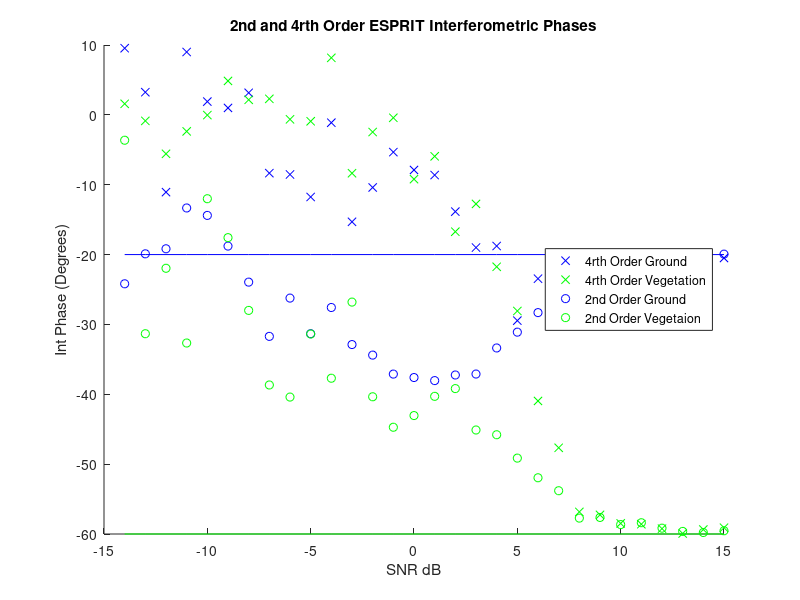
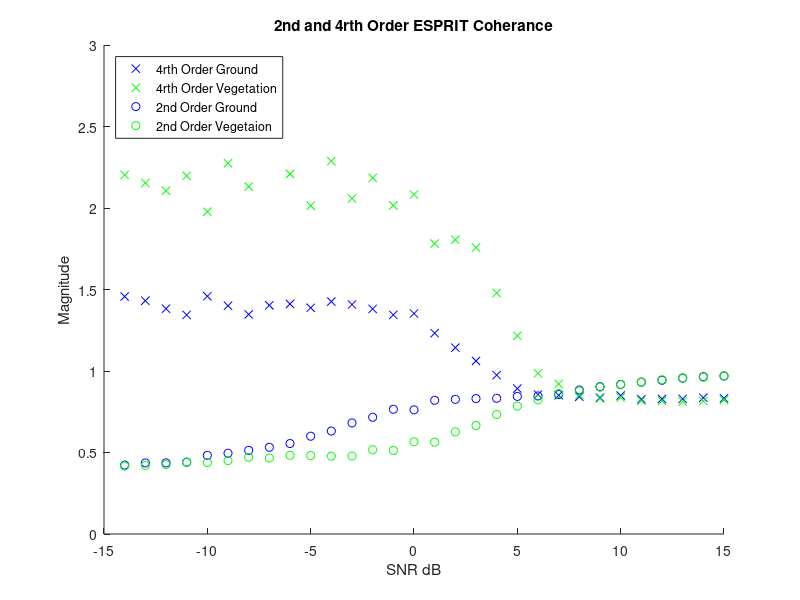

Write MATLAB code to recreate these figures, in order.
%% Afric_Sim_test_ESPRIT
clc;clear;
%% Initializations
alpha = 1; %ground weighting factor
beta = 1;   %veg weighting factor

Pol_ground = [1;1;0]./sqrt(2);
Pol_vegitation = [1;1;1]./sqrt(3);

eye_2 = 0;
G_O = 20;
ground_offset = G_O*pi/180; % ground interferomitry offset
V_O = 60;
vegitation_offset = V_O*pi/180;    % veg interferomitry offset

Averaged_samples = 100;
Window_optimal = 81;    %size of window
SNR_samples = 30;

ground_angle_4 = zeros(SNR_samples,1);
ground_angle_2 = zeros(SNR_samples,1);

vegitation_angle_4 = zeros(SNR_samples,1);
vegitation_angle_2 = zeros(SNR_samples,1);

ground_abs_4 = zeros(SNR_samples,1);
ground_abs_2 = zeros(SNR_samples,1);

vegitation_abs_4 = zeros(SNR_samples,1);
vegitation_abs_2 = zeros(SNR_samples,1);

SNR = zeros(1,SNR_samples);
%% Matrix Construction
for SNR_sample = fliplr(1:SNR_samples);
    
    SNR(SNR_sample)=SNR_sample-15;
    Noise = (10^(-SNR(SNR_sample)/20))/sqrt(3);
    
    for unusedvariable = 1:Averaged_samples
        
        %% Matrix Construction
        
        g =  Pol_ground*exp(1i*2*pi*rand(1,Window_optimal));
        v =  Pol_vegitation*exp(1i*2*pi*rand(1,Window_optimal));
        
        s1 = alpha*g + beta*v;
        s2 = alpha*exp(1i*ground_offset)*g + beta*exp(1i*vegitation_offset)*v;
        
        s1_Noise = s1 + Noise*sqrt(-2*log(1-rand(3,Window_optimal))).*exp(1i*2*pi*rand(3,Window_optimal));
        s2_Noise = s2 + Noise*sqrt(-2*log(1-rand(3,Window_optimal))).*exp(1i*2*pi*rand(3,Window_optimal));
        
        index=[1 1
            2 2
            3 3
            1 2
            1 3
            2 3];
        
        S1_2 = [s1_Noise(1,:)
            s1_Noise(2,:)
            s1_Noise(3,:)];
        
        S2_2 = [s2_Noise(1,:)
            s2_Noise(2,:)
            s2_Noise(3,:)];
        
        S1_4 = [s1_Noise(1,:).*s1_Noise(1,:)
            s1_Noise(2,:).*s1_Noise(2,:)
            s1_Noise(3,:).*s1_Noise(3,:)
            s1_Noise(1,:).*s1_Noise(2,:)
            s1_Noise(1,:).*s1_Noise(3,:)
            s1_Noise(2,:).*s1_Noise(3,:)];
        
        S2_4 = [s2_Noise(1,:).*s2_Noise(1,:)
            s2_Noise(2,:).*s2_Noise(2,:)
            s2_Noise(3,:).*s2_Noise(3,:)
            s2_Noise(1,:).*s2_Noise(2,:)
            s2_Noise(1,:).*s2_Noise(3,:)
            s2_Noise(2,:).*s2_Noise(3,:)];
        
        R1_4 = S1_4*S1_4'/Window_optimal;
        R2_4 = S1_4*S2_4'/Window_optimal;
        
        R1_2 = S1_2*S1_2'/Window_optimal;
        R2_2 = S1_2*S2_2'/Window_optimal;
        
        R10_2 = S1_2*S1_2.'/Window_optimal;
        R20_2 = S2_2*S2_2.'/Window_optimal;
        
        for m = 1:6
            for n = 1:6
                
                R1_4(m,n)= R1_4(m,n) - R10_2(index(m,1),index(m,2))*R10_2(index(n,1),index(n,2))...
                    - R1_2(index(m,1),index(n,1))*R1_2(index(m,2),index(n,2))...
                    - R1_2(index(m,1),index(n,2))*R1_2(index(m,2),index(n,1));
                
                R2_4(m,n)= R2_4(m,n) - R10_2(index(m,1),index(m,2))*R20_2(index(n,1),index(n,2))...
                    - R2_2(index(m,1),index(n,1))*R2_2(index(m,2),index(n,2))...
                    - R2_2(index(m,1),index(n,2))*R2_2(index(m,2),index(n,1));
                
            end
        end
        %% Second Order Stats
        
        [eigenvec_2,eigenval_2] =eig((pinv(R1_2 + eye_2*eye(3)))...
            *R2_2,'nobalance');
        
        [~,srt_2]=sort(abs(diag(eigenval_2)),'descend');
        
        Leig_copol = (abs(eigenval_2(srt_2(1),srt_2(1)))^2)....
            *abs(eigenvec_2(1,srt_2(1)))^2....
            + abs(eigenvec_2(2,srt_2(1)))^2;
        
        SLeig_copol = (abs(eigenval_2(srt_2(1),srt_2(1)))^2)....
            *abs(eigenvec_2(1,srt_2(2)))^2....
            + abs(eigenvec_2(2,srt_2(2)))^2;
        
        if (Leig_copol >= SLeig_copol)
            
            ground_angle_2(SNR_sample,1) = ground_angle_2(SNR_sample,1)....
                + angle(eigenval_2(srt_2(1),srt_2(1)))/Averaged_samples;
            
            vegitation_angle_2(SNR_sample,1) = vegitation_angle_2(SNR_sample,1)....
                + angle(eigenval_2(srt_2(2),srt_2(2)))/Averaged_samples;
            
            ground_abs_2(SNR_sample,1) = ground_abs_2(SNR_sample,1)....
                + sqrt(abs(eigenval_2(srt_2(1),srt_2(1))))/Averaged_samples;
            
            vegitation_abs_2(SNR_sample,1) = vegitation_abs_2(SNR_sample,1)....
                + sqrt(abs(eigenval_2(srt_2(2),srt_2(2))))/Averaged_samples;
        else
            
            ground_angle_2(SNR_sample,1) = ground_angle_2(SNR_sample,1)....
                + angle(eigenval_2(srt_2(2),srt_2(2)))/Averaged_samples;
            
            vegitation_angle_2(SNR_sample,1) = vegitation_angle_2(SNR_sample,1)....
                + angle(eigenval_2(srt_2(1),srt_2(1)))/Averaged_samples;
            
            ground_abs_2(SNR_sample,1) = ground_abs_2(SNR_sample,1)....
                + sqrt(abs(eigenval_2(srt_2(2),srt_2(2))))/Averaged_samples;
            
            vegitation_abs_2(SNR_sample,1) = vegitation_abs_2(SNR_sample,1)....
                + sqrt(abs(eigenval_2(srt_2(1),srt_2(1))))/Averaged_samples;
        end
        
        %% Fourth Order Statistics        
        [~,eigenvalCov11_4] = eig(R1_4,'nobalance');
        
        [~,srtCov_4] = sort(abs(diag(eigenvalCov11_4)),'descend');
        
        eye_4 = mean((diag(eigenvalCov11_4)))/max(abs(diag(eigenvalCov11_4)))^2
        
        [eigenvec_4,eigenval_4] = eig((pinv(R1_4 + eye_4*eye(6)))...
            *R2_4,'nobalance');
        
        [~,srt_4] = sort(abs(diag(eigenval_4)),'descend');
        
        LeigTemp  = (abs(eigenval_4(srt_4(1),srt_4(1))))^2....
            *(abs(eigenvec_4(3,srt_4(1)))^2....
            + abs(eigenvec_4(5,srt_4(1)))^2....
            + abs(eigenvec_4(6,srt_4(1)))^2);
        
        SLeigTemp = (abs(eigenval_4(srt_4(2),srt_4(2))))^2....
            *(abs(eigenvec_4(3,srt_4(2)))^2....
            + abs(eigenvec_4(5,srt_4(2)))^2....
            + abs(eigenvec_4(6,srt_4(2)))^2);
        
        if LeigTemp >= SLeigTemp
            vegitation_angle_4(SNR_sample,1) = vegitation_angle_4(SNR_sample,1)....
                + 0.5*angle(eigenval_4(srt_4(1),srt_4(1)))/Averaged_samples;
            
            ground_angle_4(SNR_sample,1) = ground_angle_4(SNR_sample,1)....
                + 0.5*angle(eigenval_4(srt_4(2),srt_4(2)))/Averaged_samples;
            
            vegitation_abs_4(SNR_sample,1) = vegitation_abs_4(SNR_sample,1)....
                + sqrt(abs(eigenval_4(srt_4(1),srt_4(1))))/Averaged_samples;
            
            ground_abs_4(SNR_sample,1) = ground_abs_4(SNR_sample,1)....
                + sqrt(abs(eigenval_4(srt_4(2),srt_4(2))))/Averaged_samples;
            
        else
            
            vegitation_angle_4(SNR_sample,1) = vegitation_angle_4(SNR_sample,1)....
                + 0.5*angle(eigenval_4(srt_4(2),srt_4(2)))/Averaged_samples;
            
            ground_angle_4(SNR_sample,1) = ground_angle_4(SNR_sample,1)....
                + 0.5*angle(eigenval_4(srt_4(1),srt_4(1)))/Averaged_samples;
            
            vegitation_abs_4(SNR_sample,1) = vegitation_abs_4(SNR_sample,1)....
                + sqrt(abs(eigenval_4(srt_4(2),srt_4(2))))/Averaged_samples;
            
            ground_abs_4(SNR_sample,1) = ground_abs_4(SNR_sample,1)....
                + sqrt(abs(eigenval_4(srt_4(1),srt_4(1))))/Averaged_samples;
        end
    end
end
%% Plotting Results
figure(2);
title('2nd and 4rth Order ESPRIT Interferometric Phases');
xlabel('SNR dB');ylabel('Int Phase (Degrees)');
hold on;
plot(SNR,(ground_angle_4)*180/pi,'bx');
plot(SNR,(vegitation_angle_4)*180/pi,'gx');
plot(SNR,(ground_angle_2)*180/pi,'bo');
plot(SNR,(vegitation_angle_2)*180/pi,'go');
plot(SNR,-V_O*ones(1,SNR_samples),'g');
plot(SNR,-G_O*ones(1,SNR_samples),'b');
% axis([-10,20,-V_O-5,-G_O+5])
legend('4rth Order Ground','4rth Order Vegetation','2nd Order Ground','2nd Order Vegetaion','Location','east')
hold off
%
figure(3);
title('2nd and 4rth Order ESPRIT Coherance');
xlabel('SNR dB');ylabel('Magnitude');
hold on;
plot(SNR,ground_abs_4,'bx');
plot(SNR,vegitation_abs_4,'gx');
plot(SNR,ground_abs_2,'bo');
plot(SNR,vegitation_abs_2,'go');
% axis([-10,20,0,2])
legend('4rth Order Ground','4rth Order Vegetation','2nd Order Ground','2nd Order Vegetaion','Location','northwest')
hold off
